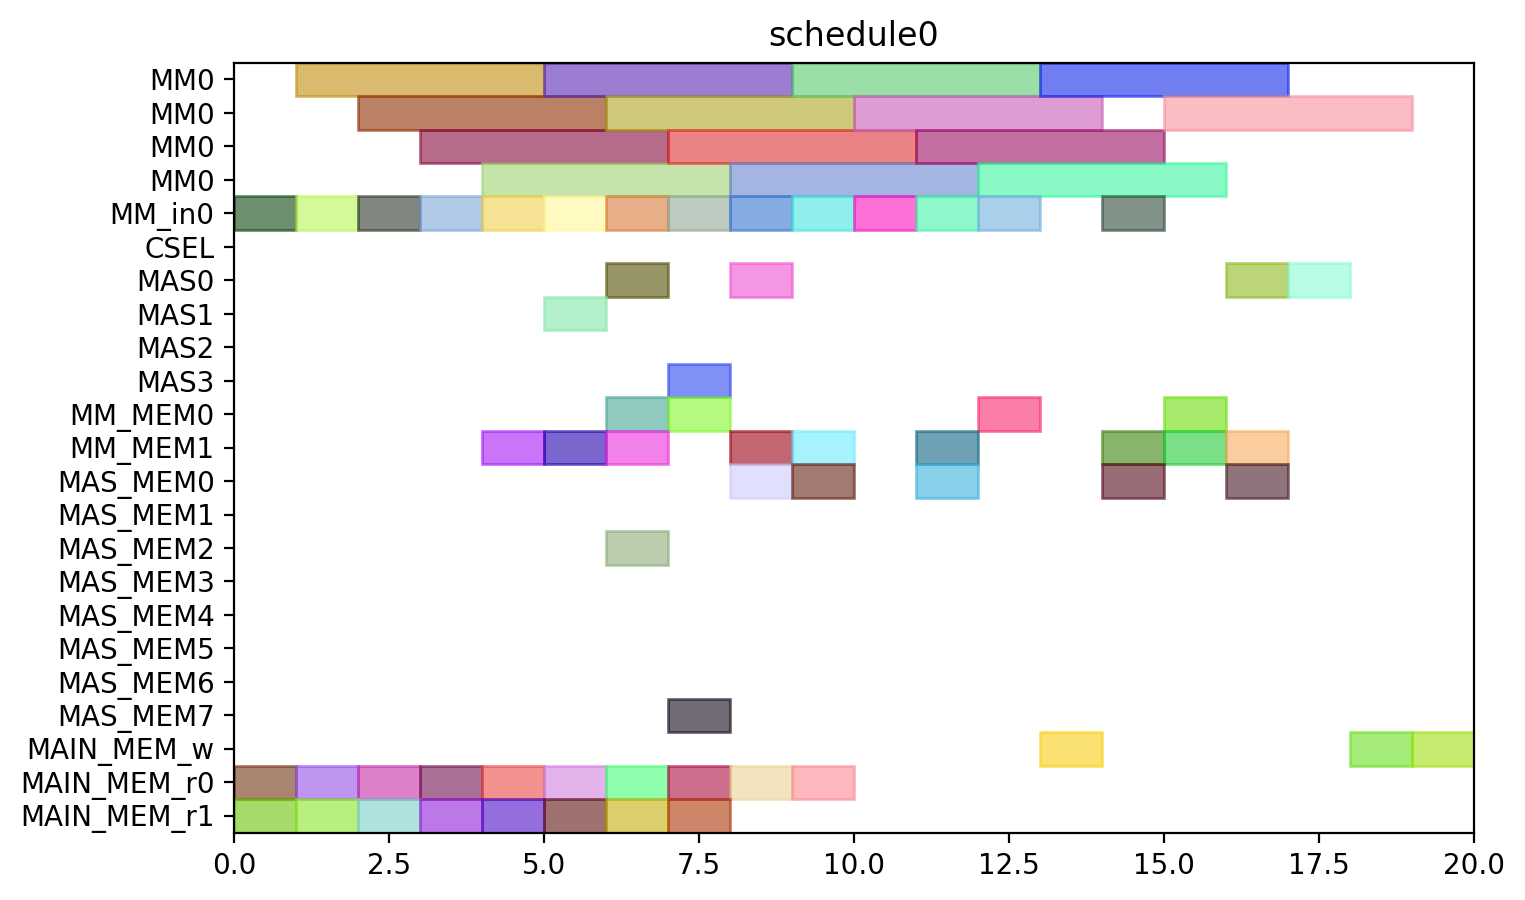

Reproduce this figure in Python.
from pyschedule import Scenario, solvers, plotters, alt


def solve():
	horizon = 90
	S = Scenario("schedule0", horizon=horizon)

	# resource
	MM = S.Resources('MM', num=1, size=4)
	MM_in = S.Resources('MM_in', num=1)
	CSEL = S.Resource('CSEL')
	MAS = S.Resources('MAS', num=4, size=1, periods=range(1, horizon))
	MM_MEM = S.Resources('MM_MEM', num=2)
	MAS_MEM = S.Resources('MAS_MEM', num=8)
	MAIN_MEM_w = S.Resource('MAIN_MEM_w', size=1)
	MAIN_MEM_r = S.Resources('MAIN_MEM_r', num=2)

	# result of previous scheduling

	# new tasks
	r1_in = S.Task('r1_in', length=1, delay_cost=1)
	r1_in += alt(MM_in)
	r1 = S.Task('r1', length=4, delay_cost=1)
	r1 += alt(MM)
	S += r1>=r1_in

	r1_mem0 = S.Task('r1_mem0', length=1, delay_cost=1)
	r1_mem0 += MAIN_MEM_r[0]
	r1_mem1 = S.Task('r1_mem1', length=1, delay_cost=1)
	r1_mem1 += MAIN_MEM_r[1]
	r3_in = S.Task('r3_in', length=1, delay_cost=1)
	r3_in += alt(MM_in)
	r3 = S.Task('r3', length=4, delay_cost=1)
	r3 += alt(MM)
	S += r3>=r3_in

	r3_mem0 = S.Task('r3_mem0', length=1, delay_cost=1)
	r3_mem0 += MAIN_MEM_r[0]
	r3_mem1 = S.Task('r3_mem1', length=1, delay_cost=1)
	r3_mem1 += MAIN_MEM_r[1]
	r4_in = S.Task('r4_in', length=1, delay_cost=1)
	r4_in += alt(MM_in)
	r4 = S.Task('r4', length=4, delay_cost=1)
	r4 += alt(MM)
	S += r4>=r4_in

	r4_mem0 = S.Task('r4_mem0', length=1, delay_cost=1)
	r4_mem0 += MAIN_MEM_r[0]
	r4_mem1 = S.Task('r4_mem1', length=1, delay_cost=1)
	r4_mem1 += MAIN_MEM_r[1]
	r5_in = S.Task('r5_in', length=1, delay_cost=1)
	r5_in += alt(MM_in)
	r5 = S.Task('r5', length=4, delay_cost=1)
	r5 += alt(MM)
	S += r5>=r5_in

	r5_mem0 = S.Task('r5_mem0', length=1, delay_cost=1)
	r5_mem0 += MAIN_MEM_r[0]
	r5_mem1 = S.Task('r5_mem1', length=1, delay_cost=1)
	r5_mem1 += MAIN_MEM_r[1]
	r6_in = S.Task('r6_in', length=1, delay_cost=1)
	r6_in += alt(MM_in)
	r6 = S.Task('r6', length=4, delay_cost=1)
	r6 += alt(MM)
	S += r6>=r6_in

	r6_mem0 = S.Task('r6_mem0', length=1, delay_cost=1)
	r6_mem0 += MAIN_MEM_r[0]
	r6_mem1 = S.Task('r6_mem1', length=1, delay_cost=1)
	r6_mem1 += MAIN_MEM_r[1]
	r12_in = S.Task('r12_in', length=1, delay_cost=1)
	r12_in += alt(MM_in)
	r12 = S.Task('r12', length=4, delay_cost=1)
	r12 += alt(MM)
	S += r12>=r12_in

	r12_mem0 = S.Task('r12_mem0', length=1, delay_cost=1)
	r12_mem0 += MAIN_MEM_r[0]
	r12_mem1 = S.Task('r12_mem1', length=1, delay_cost=1)
	r12_mem1 += MAIN_MEM_r[1]
	r13_in = S.Task('r13_in', length=1, delay_cost=1)
	r13_in += alt(MM_in)
	r13 = S.Task('r13', length=4, delay_cost=1)
	r13 += alt(MM)
	S += r13>=r13_in

	r13_mem0 = S.Task('r13_mem0', length=1, delay_cost=1)
	r13_mem0 += MAIN_MEM_r[0]
	r13_mem1 = S.Task('r13_mem1', length=1, delay_cost=1)
	r13_mem1 += MAIN_MEM_r[1]
	r2 = S.Task('r2', length=1, delay_cost=1)
	r2 += alt(MAS)

	r2_mem0 = S.Task('r2_mem0', length=1, delay_cost=1)
	r2_mem0 += alt(MM_MEM)
	S += (r1*MM[0])-1 < r2_mem0*MM_MEM[0]
	S += r2_mem0 <= r2

	r7 = S.Task('r7', length=1, delay_cost=1)
	r7 += alt(MAS)

	r7_mem0 = S.Task('r7_mem0', length=1, delay_cost=1)
	r7_mem0 += alt(MM_MEM)
	S += (r5*MM[0])-1 < r7_mem0*MM_MEM[0]
	S += r7_mem0 <= r7

	r7_mem1 = S.Task('r7_mem1', length=1, delay_cost=1)
	r7_mem1 += alt(MM_MEM)
	S += (r6*MM[0])-1 < r7_mem1*MM_MEM[1]
	S += r7_mem1 <= r7

	r8 = S.Task('r8', length=1, delay_cost=1)
	r8 += alt(MAS)

	r8_mem0 = S.Task('r8_mem0', length=1, delay_cost=1)
	r8_mem0 += MAIN_MEM_r[0]
	r8_mem1 = S.Task('r8_mem1', length=1, delay_cost=1)
	r8_mem1 += alt(MM_MEM)
	S += (r4*MM[0])-1 < r8_mem1*MM_MEM[1]
	S += r8_mem1 <= r8

	r10 = S.Task('r10', length=1, delay_cost=1)
	r10 += alt(MAS)

	r10_mem0 = S.Task('r10_mem0', length=1, delay_cost=1)
	r10_mem0 += MAIN_MEM_r[0]
	r10_mem1 = S.Task('r10_mem1', length=1, delay_cost=1)
	r10_mem1 += alt(MM_MEM)
	S += (r4*MM[0])-1 < r10_mem1*MM_MEM[1]
	S += r10_mem1 <= r10

	r9_in = S.Task('r9_in', length=1, delay_cost=1)
	r9_in += alt(MM_in)
	r9 = S.Task('r9', length=4, delay_cost=1)
	r9 += alt(MM)
	S += r9>=r9_in

	r9_mem0 = S.Task('r9_mem0', length=1, delay_cost=1)
	r9_mem0 += MAIN_MEM_r[0]
	r9_mem1 = S.Task('r9_mem1', length=1, delay_cost=1)
	r9_mem1 += alt(MAS_MEM)
	S += (r7*MAS[0])-1 < r9_mem1*MAS_MEM[1]
	S += (r7*MAS[1])-1 < r9_mem1*MAS_MEM[3]
	S += (r7*MAS[2])-1 < r9_mem1*MAS_MEM[5]
	S += (r7*MAS[3])-1 < r9_mem1*MAS_MEM[7]
	S += r9_mem1 <= r9

	r11_in = S.Task('r11_in', length=1, delay_cost=1)
	r11_in += alt(MM_in)
	r11 = S.Task('r11', length=4, delay_cost=1)
	r11 += alt(MM)
	S += r11>=r11_in

	r11_mem0 = S.Task('r11_mem0', length=1, delay_cost=1)
	r11_mem0 += alt(MAS_MEM)
	S += (r10*MAS[0])-1 < r11_mem0*MAS_MEM[0]
	S += (r10*MAS[1])-1 < r11_mem0*MAS_MEM[2]
	S += (r10*MAS[2])-1 < r11_mem0*MAS_MEM[4]
	S += (r10*MAS[3])-1 < r11_mem0*MAS_MEM[6]
	S += r11_mem0 <= r11

	PX_new_in = S.Task('PX_new_in', length=1, delay_cost=1)
	PX_new_in += alt(MM_in)
	PX_new = S.Task('PX_new', length=4, delay_cost=1)
	PX_new += alt(MM)
	S += PX_new>=PX_new_in

	S += 0<PX_new

	PX_new_w = S.Task('PX_new_w', length=1, delay_cost=1)
	PX_new_w += alt(MAIN_MEM_w)
	S += PX_new <= PX_new_w

	PX_new_mem0 = S.Task('PX_new_mem0', length=1, delay_cost=1)
	PX_new_mem0 += alt(MAS_MEM)
	S += (r2*MAS[0])-1 < PX_new_mem0*MAS_MEM[0]
	S += (r2*MAS[1])-1 < PX_new_mem0*MAS_MEM[2]
	S += (r2*MAS[2])-1 < PX_new_mem0*MAS_MEM[4]
	S += (r2*MAS[3])-1 < PX_new_mem0*MAS_MEM[6]
	S += PX_new_mem0 <= PX_new

	PX_new_mem1 = S.Task('PX_new_mem1', length=1, delay_cost=1)
	PX_new_mem1 += alt(MM_MEM)
	S += (r12*MM[0])-1 < PX_new_mem1*MM_MEM[1]
	S += PX_new_mem1 <= PX_new

	r14_in = S.Task('r14_in', length=1, delay_cost=1)
	r14_in += alt(MM_in)
	r14 = S.Task('r14', length=4, delay_cost=1)
	r14 += alt(MM)
	S += r14>=r14_in

	r14_mem0 = S.Task('r14_mem0', length=1, delay_cost=1)
	r14_mem0 += alt(MAS_MEM)
	S += (r2*MAS[0])-1 < r14_mem0*MAS_MEM[0]
	S += (r2*MAS[1])-1 < r14_mem0*MAS_MEM[2]
	S += (r2*MAS[2])-1 < r14_mem0*MAS_MEM[4]
	S += (r2*MAS[3])-1 < r14_mem0*MAS_MEM[6]
	S += r14_mem0 <= r14

	r14_mem1 = S.Task('r14_mem1', length=1, delay_cost=1)
	r14_mem1 += alt(MM_MEM)
	S += (r3*MM[0])-1 < r14_mem1*MM_MEM[1]
	S += r14_mem1 <= r14

	Z1_new_in = S.Task('Z1_new_in', length=1, delay_cost=1)
	Z1_new_in += alt(MM_in)
	Z1_new = S.Task('Z1_new', length=4, delay_cost=1)
	Z1_new += alt(MM)
	S += Z1_new>=Z1_new_in

	S += 0<Z1_new

	Z1_new_w = S.Task('Z1_new_w', length=1, delay_cost=1)
	Z1_new_w += alt(MAIN_MEM_w)
	S += Z1_new <= Z1_new_w

	Z1_new_mem0 = S.Task('Z1_new_mem0', length=1, delay_cost=1)
	Z1_new_mem0 += alt(MAS_MEM)
	S += (r2*MAS[0])-1 < Z1_new_mem0*MAS_MEM[0]
	S += (r2*MAS[1])-1 < Z1_new_mem0*MAS_MEM[2]
	S += (r2*MAS[2])-1 < Z1_new_mem0*MAS_MEM[4]
	S += (r2*MAS[3])-1 < Z1_new_mem0*MAS_MEM[6]
	S += Z1_new_mem0 <= Z1_new

	Z1_new_mem1 = S.Task('Z1_new_mem1', length=1, delay_cost=1)
	Z1_new_mem1 += alt(MM_MEM)
	S += (r13*MM[0])-1 < Z1_new_mem1*MM_MEM[1]
	S += Z1_new_mem1 <= Z1_new

	r15_in = S.Task('r15_in', length=1, delay_cost=1)
	r15_in += alt(MM_in)
	r15 = S.Task('r15', length=4, delay_cost=1)
	r15 += alt(MM)
	S += r15>=r15_in

	r15_mem0 = S.Task('r15_mem0', length=1, delay_cost=1)
	r15_mem0 += alt(MAS_MEM)
	S += (r8*MAS[0])-1 < r15_mem0*MAS_MEM[0]
	S += (r8*MAS[1])-1 < r15_mem0*MAS_MEM[2]
	S += (r8*MAS[2])-1 < r15_mem0*MAS_MEM[4]
	S += (r8*MAS[3])-1 < r15_mem0*MAS_MEM[6]
	S += r15_mem0 <= r15

	r15_mem1 = S.Task('r15_mem1', length=1, delay_cost=1)
	r15_mem1 += alt(MM_MEM)
	S += (r9*MM[0])-1 < r15_mem1*MM_MEM[1]
	S += r15_mem1 <= r15

	r16_in = S.Task('r16_in', length=1, delay_cost=1)
	r16_in += alt(MM_in)
	r16 = S.Task('r16', length=4, delay_cost=1)
	r16 += alt(MM)
	S += r16>=r16_in

	r16_mem0 = S.Task('r16_mem0', length=1, delay_cost=1)
	r16_mem0 += alt(MM_MEM)
	S += (r11*MM[0])-1 < r16_mem0*MM_MEM[0]
	S += r16_mem0 <= r16

	r16_mem1 = S.Task('r16_mem1', length=1, delay_cost=1)
	r16_mem1 += MAIN_MEM_r[1]
	r17 = S.Task('r17', length=1, delay_cost=1)
	r17 += alt(MAS)

	r17_mem0 = S.Task('r17_mem0', length=1, delay_cost=1)
	r17_mem0 += alt(MM_MEM)
	S += (r14*MM[0])-1 < r17_mem0*MM_MEM[0]
	S += r17_mem0 <= r17

	r17_mem1 = S.Task('r17_mem1', length=1, delay_cost=1)
	r17_mem1 += alt(MM_MEM)
	S += (r15*MM[0])-1 < r17_mem1*MM_MEM[1]
	S += r17_mem1 <= r17

	PY_new = S.Task('PY_new', length=1, delay_cost=1)
	PY_new += alt(MAS)

	S += 0<PY_new

	PY_new_w = S.Task('PY_new_w', length=1, delay_cost=1)
	PY_new_w += alt(MAIN_MEM_w)
	S += PY_new <= PY_new_w

	PY_new_mem0 = S.Task('PY_new_mem0', length=1, delay_cost=1)
	PY_new_mem0 += alt(MAS_MEM)
	S += (r17*MAS[0])-1 < PY_new_mem0*MAS_MEM[0]
	S += (r17*MAS[1])-1 < PY_new_mem0*MAS_MEM[2]
	S += (r17*MAS[2])-1 < PY_new_mem0*MAS_MEM[4]
	S += (r17*MAS[3])-1 < PY_new_mem0*MAS_MEM[6]
	S += PY_new_mem0 <= PY_new

	PY_new_mem1 = S.Task('PY_new_mem1', length=1, delay_cost=1)
	PY_new_mem1 += alt(MM_MEM)
	S += (r16*MM[0])-1 < PY_new_mem1*MM_MEM[1]
	S += PY_new_mem1 <= PY_new

	solvers.mip.solve(S,msg=1,kind='CPLEX',ratio_gap=1.01)

	solution = [['hoge']*len(S.solution()[1]) for i in range(len(S.solution()))]
	for i in range(len(S.solution())):
		for j in range(len(S.solution()[i])):
			solution[i][j]=str(S.solution()[i][j])
	print(solution)

	cycles = int(solution[-1][3])

	pic_file_name = "/home/mfukuda/ABE/multiRAM_multiMAS_16mux/scheduling_result/stage4MM1_stage1MAS4/yrecover/schedule0.png"
	if(S.solution() != []):
		plotters.matplotlib.plot(S,img_filename=pic_file_name, show_task_labels=False, fig_size=(cycles*0.25+3, 5))

	return solution
